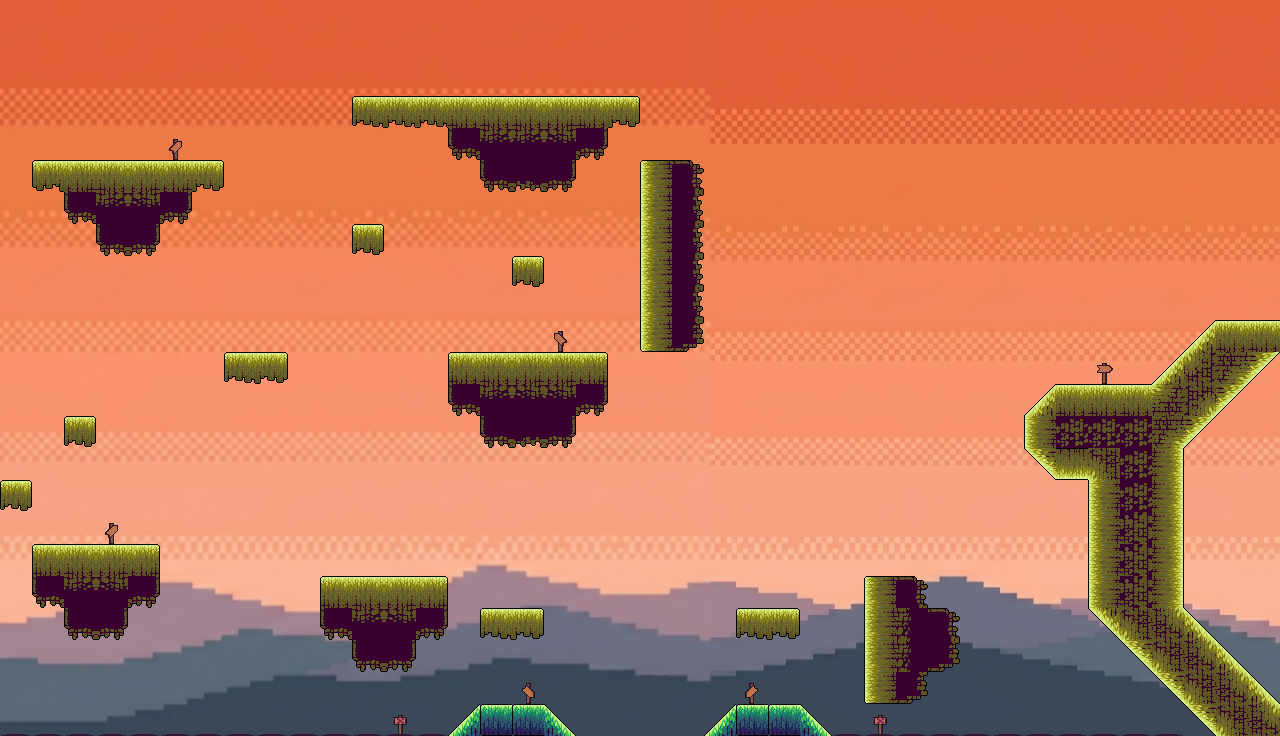

Rendered tile map (Tiled .tmx) drawn with the repository's tilesets; below, a short description and the full map source, tile grids included:
An orthogonal 40x23 tile map with 32x32 px tiles, 2 tile layers (Capa de patrones 2, Platforms), 5 tilesets, 1 image layer.

<map version="1.10" tiledversion="1.12.1" orientation="orthogonal" renderorder="right-down" width="40" height="23" tilewidth="32" tileheight="32" infinite="0" nextlayerid="4" nextobjectid="1">
 <tileset firstgid="1" source="Tileset_Tierra_.tsx" />
 <tileset firstgid="97" source="Tileset_cielo.tsx" />
 <tileset firstgid="193" source="Tileset_Cielo_girado.tsx" />
 <tileset firstgid="289" source="CartelAbajo.tsx" />
 <tileset firstgid="290" source="Decoracion/Señales.tsx" />
 <imagelayer id="2" name="Capa de Imagen 1">
  <image source="../Mapas/Cielo abajo.png" width="1280" height="736" />
 </imagelayer>
 <layer id="3" name="Capa de patrones 2" width="40" height="23">
  <data encoding="csv">
0,0,0,0,0,0,0,0,0,0,0,0,0,0,0,0,0,0,0,0,0,0,0,0,0,0,0,0,0,0,0,0,0,0,0,0,0,0,0,0,
0,0,0,0,0,0,0,0,0,0,0,0,0,0,0,0,0,0,0,0,0,0,0,0,0,0,0,0,0,0,0,0,0,0,0,0,0,0,0,0,
0,0,0,0,0,0,0,0,0,0,0,0,0,0,0,0,0,0,0,0,0,0,0,0,0,0,0,0,0,0,0,0,0,0,0,0,0,0,0,0,
0,0,0,0,0,0,0,0,0,0,0,0,0,0,0,0,0,0,0,0,0,0,0,0,0,0,0,0,0,0,0,0,0,0,0,0,0,0,0,0,
0,0,0,0,0,2147483944,0,0,0,0,0,0,0,0,0,0,0,0,0,0,0,0,0,0,0,0,0,0,0,0,0,0,0,0,0,0,0,0,0,0,
0,0,0,0,0,0,0,0,0,0,0,0,0,0,0,0,0,0,0,0,0,0,0,0,0,0,0,0,0,0,0,0,0,0,0,0,0,0,0,0,
0,0,0,0,0,0,0,0,0,0,0,0,0,0,0,0,0,0,0,0,0,0,0,0,0,0,0,0,0,0,0,0,0,0,0,0,0,0,0,0,
0,0,0,0,0,0,0,0,0,0,0,0,0,0,0,0,0,0,0,0,0,0,0,0,0,0,0,0,0,0,0,0,0,0,0,0,0,0,0,0,
0,0,0,0,0,0,0,0,0,0,0,0,0,0,0,0,0,0,0,0,0,0,0,0,0,0,0,0,0,0,0,0,0,0,0,0,0,0,0,0,
0,0,0,0,0,0,0,0,0,0,0,0,0,0,0,0,0,0,0,0,0,0,0,0,0,0,0,0,0,0,0,0,0,0,0,0,0,0,0,0,
0,0,0,0,0,0,0,0,0,0,0,0,0,0,0,0,0,296,0,0,0,0,0,0,0,0,0,0,0,0,0,0,0,0,0,0,0,0,0,0,
0,0,0,0,0,0,0,0,0,0,0,0,0,0,0,0,0,0,0,0,0,0,0,0,0,0,0,0,0,0,0,0,0,0,290,0,0,0,0,0,
0,0,0,0,0,0,0,0,0,0,0,0,0,0,0,0,0,0,0,0,0,0,0,0,0,0,0,0,0,0,0,0,0,0,0,0,0,0,0,0,
0,0,0,0,0,0,0,0,0,0,0,0,0,0,0,0,0,0,0,0,0,0,0,0,0,0,0,0,0,0,0,0,0,0,0,0,0,0,0,0,
0,0,0,0,0,0,0,0,0,0,0,0,0,0,0,0,0,0,0,0,0,0,0,0,0,0,0,0,0,0,0,0,0,0,0,0,0,0,0,0,
0,0,0,0,0,0,0,0,0,0,0,0,0,0,0,0,0,0,0,0,0,0,0,0,0,0,0,0,0,0,0,0,0,0,0,0,0,0,0,0,
0,0,0,2147483944,0,0,0,0,0,0,0,0,0,0,0,0,0,0,0,0,0,0,0,0,0,0,0,0,0,0,0,0,0,0,0,0,0,0,0,0,
0,0,0,0,0,0,0,0,0,0,0,0,0,0,0,0,0,0,0,0,0,0,0,0,0,0,0,0,0,0,0,0,0,0,0,0,0,0,0,0,
0,0,0,0,0,0,0,0,0,0,0,0,0,0,0,0,0,0,0,0,0,0,0,0,0,0,0,0,0,0,0,0,0,0,0,0,0,0,0,0,
0,0,0,0,0,0,0,0,0,0,0,0,0,0,0,0,0,0,0,0,0,0,0,0,0,0,0,0,0,0,0,0,0,0,0,0,0,0,0,0,
0,0,0,0,0,0,0,0,0,0,0,0,0,0,0,0,0,0,0,0,0,0,0,0,0,0,0,0,0,0,0,0,0,0,0,0,0,0,0,0,
0,0,0,0,0,0,0,0,0,0,0,0,0,0,0,0,297,0,0,0,0,0,0,2147483945,0,0,0,0,0,0,0,0,0,0,0,0,0,0,0,0,
0,0,0,0,0,0,0,0,0,0,0,0,298,0,0,0,0,0,0,0,0,0,0,0,0,0,0,298,0,0,0,0,0,0,0,0,0,0,0,0
</data>
 </layer>
 <layer id="1" name="Platforms" width="40" height="23">
  <data encoding="csv">
0,0,0,0,0,0,0,0,0,0,0,0,0,0,0,0,0,0,0,0,0,0,0,0,0,0,0,0,0,0,0,0,0,0,0,0,0,0,0,0,
0,0,0,0,0,0,0,0,0,0,0,0,0,0,0,0,0,0,0,0,0,0,0,0,0,0,0,0,0,0,0,0,0,0,0,0,0,0,0,0,
0,0,0,0,0,0,0,0,0,0,0,0,0,0,0,0,0,0,0,0,0,0,0,0,0,0,0,0,0,0,0,0,0,0,0,0,0,0,0,0,
0,0,0,0,0,0,0,0,0,0,0,145,146,146,98,98,98,2147483746,98,147,0,0,0,0,0,0,0,0,0,0,0,0,0,0,0,0,0,0,0,0,
0,0,0,0,0,0,0,0,0,0,0,0,0,0,152,110,110,2147483758,2147483800,0,0,0,0,0,0,0,0,0,0,0,0,0,0,0,0,0,0,0,0,0,
0,2147483795,2147483746,98,2147483746,2147483746,147,0,0,0,0,0,0,0,0,152,2147483801,2147483800,0,0,2147483848,2147483900,0,0,0,0,0,0,0,0,0,0,0,0,0,0,0,0,0,0,
0,0,152,110,2147483758,2147483800,0,0,0,0,0,0,0,0,0,0,0,0,0,0,2147483856,3221225732,0,0,0,0,0,0,0,0,0,0,0,0,0,0,0,0,0,0,
0,0,0,152,2147483800,0,0,0,0,0,0,148,0,0,0,0,0,0,0,0,2147483856,3221225732,0,0,0,0,0,0,0,0,0,0,0,0,0,0,0,0,0,0,
0,0,0,0,0,0,0,0,0,0,0,0,0,0,0,0,148,0,0,0,2147483856,3221225732,0,0,0,0,0,0,0,0,0,0,0,0,0,0,0,0,0,0,
0,0,0,0,0,0,0,0,0,0,0,0,0,0,0,0,0,0,0,0,2147483856,3221225732,0,0,0,0,0,0,0,0,0,0,0,0,0,0,0,0,0,0,
0,0,0,0,0,0,0,0,0,0,0,0,0,0,0,0,0,0,0,0,2147483864,2147483916,0,0,0,0,0,0,0,0,0,0,0,0,0,0,0,139,98,98,
0,0,0,0,0,0,0,145,147,0,0,0,0,0,97,98,2147483746,2147483746,2147483745,0,0,0,0,0,0,0,0,0,0,0,0,0,0,0,0,0,139,151,2684354710,2684354698,
0,0,0,0,0,0,0,0,0,0,0,0,0,0,152,110,2147483758,2147483758,2147483800,0,0,0,0,0,0,0,0,0,0,0,0,0,1610612981,98,98,98,1610612886,2684354804,2684354698,0,
0,0,148,0,0,0,0,0,0,0,0,0,0,0,0,152,153,2147483800,0,0,0,0,0,0,0,0,0,0,0,0,0,0,3221225680,134,134,134,236,2684354698,0,0,
0,0,0,0,0,0,0,0,0,0,0,0,0,0,0,0,0,0,0,0,0,0,0,0,0,0,0,0,0,0,0,0,1610612875,3221225575,3221225622,134,208,0,0,0,
148,0,0,0,0,0,0,0,0,0,0,0,0,0,0,0,0,0,0,0,0,0,0,0,0,0,0,0,0,0,0,0,0,0,3221225680,134,208,0,0,0,
0,0,0,0,0,0,0,0,0,0,0,0,0,0,0,0,0,0,0,0,0,0,0,0,0,0,0,0,0,0,0,0,0,0,3221225680,133,208,0,0,0,
0,97,98,2147483746,2147483745,0,0,0,0,0,0,0,0,0,0,0,0,0,0,0,0,0,0,0,0,0,0,0,0,0,0,0,0,0,3221225680,133,208,0,0,0,
0,152,110,2147483758,2147483800,0,0,0,0,0,97,98,2147483746,2147483745,0,0,0,0,0,0,0,0,0,0,0,0,0,2147483848,2147483900,0,0,0,0,0,3221225680,133,208,0,0,0,
0,0,152,2147483800,0,0,0,0,0,0,152,110,2147483758,2147483800,0,145,147,0,0,0,0,0,0,145,147,0,0,2147483856,2147483855,2147483900,0,0,0,0,3221225610,3221225622,1610612972,138,0,0,
0,0,0,0,0,0,0,0,0,0,0,152,2147483800,0,0,0,0,0,0,0,0,0,0,0,0,0,0,2147483856,2147483855,2147483916,0,0,0,0,0,1610612875,3221225622,150,138,0,
0,0,0,0,0,0,0,0,0,0,0,0,0,0,0,0,0,0,0,0,0,0,0,0,0,0,0,2147483864,2147483916,0,0,0,0,0,0,0,1610612875,3221225622,150,138,
90,90,90,90,90,90,90,90,90,90,90,90,90,90,2147483690,6,6,42,0,0,0,0,43,6,6,42,90,90,90,90,90,90,90,90,90,90,90,1610612875,3221225622,1610612972
</data>
 </layer>
</map>
